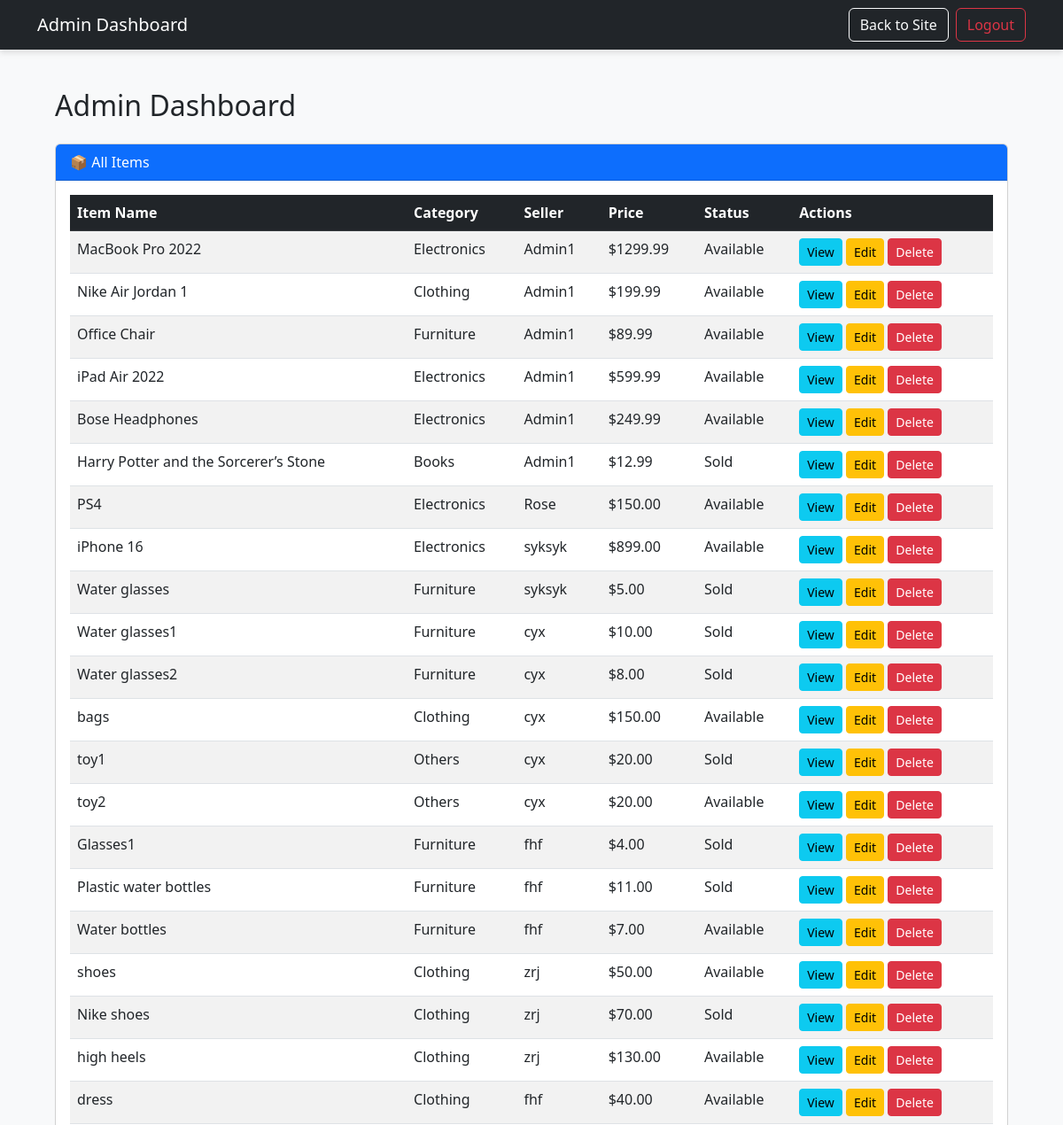
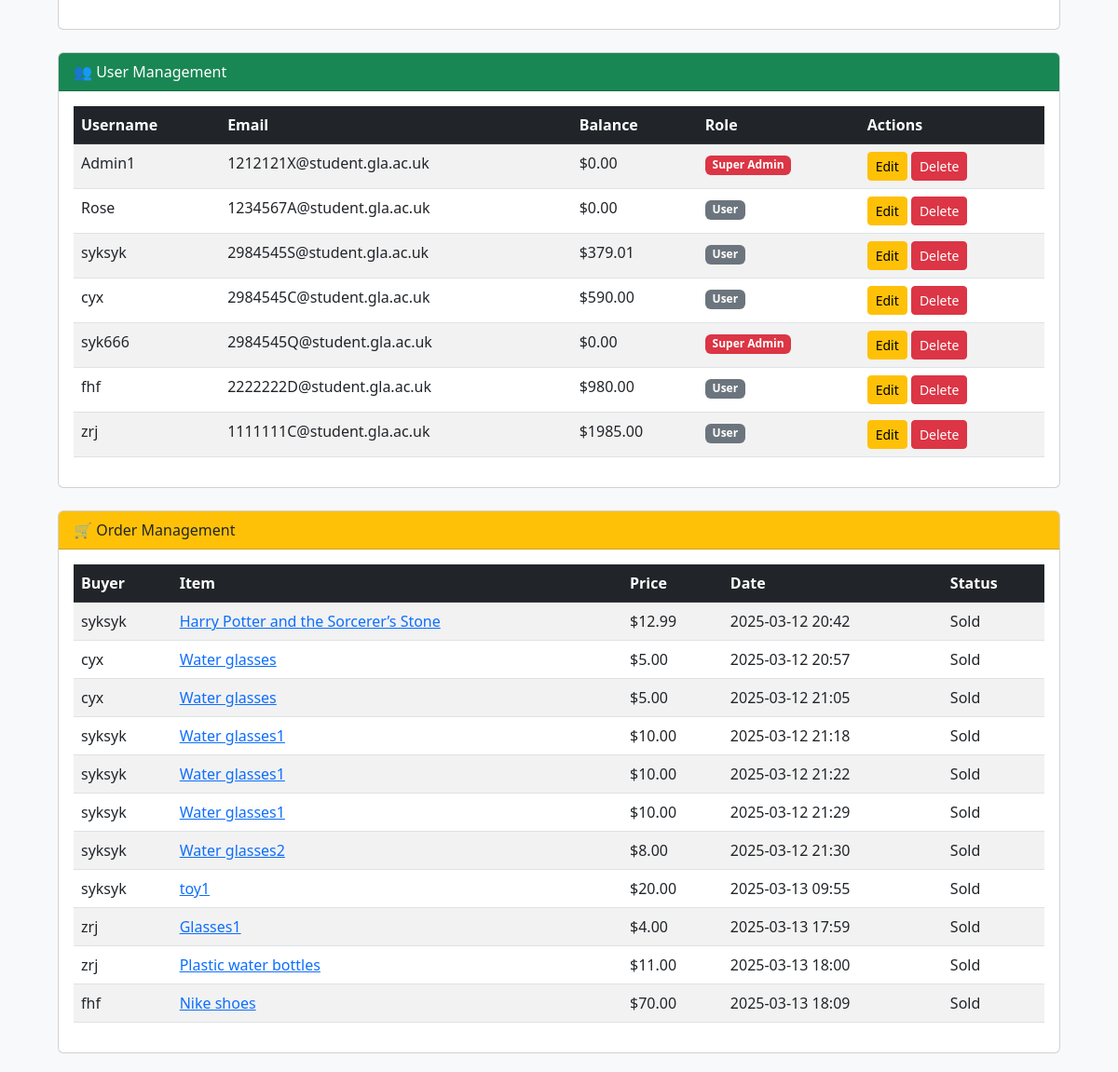
The app's page /admin_dashboard/ (signed in) with its own data (2 pictures, top to bottom).
### marketplace/models.py (models this page shows, shortened)
class Item(models.Model):
    CATEGORY_CHOICES = [
        ('Books', 'Books'),
        ('Electronics', 'Electronics'),
        ('Clothing', 'Clothing'),
        ('Furniture', 'Furniture'),
        ('Others', 'Others'),
    ]
    STATUS_CHOICES = [
        ('Available', 'Available'),
        ('Pending', 'Pending'),
        ('Sold', 'Sold'),
    ]
    name = models.CharField(max_length=200)
    description = models.TextField()
    category = models.CharField(max_length=20, choices=CATEGORY_CHOICES)
    price = models.DecimalField(max_digits=10, decimal_places=2)
    image = models.ImageField(upload_to='items/', null=True, blank=True)
    seller = models.ForeignKey(settings.AUTH_USER_MODEL, on_delete=models.CASCADE)
    status = models.CharField(max_length=20, choices=STATUS_CHOICES, default='Available')
    created_at = models.DateTimeField(auto_now_add=True)

class CustomUser(AbstractUser):
    profile_image = models.ImageField(upload_to='profile_pics/', null=True, blank=True)
    bio = models.TextField(blank=True, null=True)
    email = models.EmailField(unique=True)  # Ensure email is unique
    is_verified = models.BooleanField(default=False)  # Future email verification flag
    balance = models.DecimalField(max_digits=10, decimal_places=2, default=0.00)
    address = models.CharField(max_length=255, blank=True, null=True)  # 新增地址字段

class Transaction(models.Model):
    buyer = models.ForeignKey(settings.AUTH_USER_MODEL, on_delete=models.CASCADE, related_name='purchases')
    item = models.ForeignKey(Item, on_delete=models.CASCADE)
    status = models.CharField(max_length=20, choices=[('Pending', 'Pending'), ('Sold', 'Sold')])
    total_price = models.DecimalField(max_digits=10, decimal_places=2, default=0.00)
    date_initiated = models.DateTimeField(auto_now_add=True)
    date_completed = models.DateTimeField(null=True, blank=True)
    buyer_confirmation = models.BooleanField(default=False)
    seller_confirmation = models.BooleanField(default=False)

### marketplace/views.py (the view)
# urls.py: path('admin_dashboard/', views.admin_dashboard, name='admin_dashboard'),
@login_required
def admin_dashboard(request):
    if not request.user.is_superuser and not request.user.is_staff:
        return redirect('home')  # 不是管理员则跳转到普通用户界面
    users = CustomUser.objects.all()  # 获取所有用户
    items = Item.objects.all()  # 获取所有商品
    transactions = Transaction.objects.all()  # 获取所有交易记录
    return render(request, "marketplace/admin_dashboard.html", {
        "users": users,
        "items": items,
        "transactions": transactions,  # 传递交易数据
    })

### marketplace/templates/marketplace/admin_dashboard.html
{% extends "admin_base.html" %}
{% block content %}
<div class="container mt-4">
    <h2>Admin Dashboard</h2>
    <div class="card mt-4">
        <div class="card-header bg-primary text-white">
            📦 All Items
        </div>
        <div class="card-body">
            <table class="table table-striped">
                <thead class="table-dark">
                    <tr>
                        <th>Item Name</th>
                        <th>Category</th>
                        <th>Seller</th>
                        <th>Price</th>
                        <th>Status</th>
                        <th>Actions</th>
                    </tr>
                </thead>
                <tbody>
                    {% for item in items %}
                        <tr>
                            <td>{{ item.name }}</td>
                            <td>{{ item.category }}</td>
                            <td>{{ item.seller.username }}</td>
                            <td>${{ item.price }}</td>
                            <td>{{ item.status }}</td>
                            <td>
                                <a href="{% url 'item_detail' item.id %}" class="btn btn-info btn-sm">View</a>
                                <a href="{% url 'edit_item' item.id %}" class="btn btn-warning btn-sm">Edit</a>
                                <a href="{% url 'delete_item' item.id %}" class="btn btn-danger btn-sm">Delete</a>
                            </td>
                        </tr>
                    {% empty %}
                        <tr>
                            <td colspan="6" class="text-center">No items available.</td>
                        </tr>
                    {% endfor %}
                </tbody>
            </table>
        </div>
    </div>
    <div class="card mt-4">
        <div class="card-header bg-success text-white">
            👥 User Management
        </div>
        <div class="card-body">
            <table class="table table-striped">
                <thead class="table-dark">
                    <tr>
                        <th>Username</th>
                        <th>Email</th>
                        <th>Balance</th>
                        <th>Role</th>
                        <th>Actions</th>
                    </tr>
                </thead>
                <tbody>
                    {% for user in users %}
                        <tr>
                            <td>{{ user.username }}</td>
                            <td>{{ user.email }}</td>
                            <td>${{ user.balance }}</td>
                            <td>
                                {% if user.is_superuser %}
                                    <span class="badge bg-danger">Super Admin</span>
                                {% elif user.is_staff %}
                                    <span class="badge bg-warning">Staff</span>
                                {% else %}
                                    <span class="badge bg-secondary">User</span>
                                {% endif %}
                            </td>
                            <td>
                                <a href="#" class="btn btn-warning btn-sm">Edit</a>
                                <a href="#" class="btn btn-danger btn-sm">Delete</a>
                            </td>
                        </tr>
                    {% empty %}
                        <tr>
                            <td colspan="5" class="text-center">No users found.</td>
                        </tr>
                    {% endfor %}
                </tbody>
            </table>
        </div>
    </div>
    <div class="card mt-4">
        <div class="card-header bg-warning text-dark">
            🛒 Order Management
        </div>
        <div class="card-body">
            <table class="table table-striped">
                <thead class="table-dark">
                    <tr>
                        <th>Buyer</th>
                        <th>Item</th>
                        <th>Price</th>
                        <th>Date</th>
                        <th>Status</th>
                    </tr>
                </thead>
                <tbody>
                    {% for transaction in transactions %}
                        <tr>
                            <td>{{ transaction.buyer.username }}</td>
                            <td><a href="{% url 'item_detail' transaction.item.id %}">{{ transaction.item.name }}</a></td>
                            <td>${{ transaction.total_price }}</td>
                            <td>{{ transaction.date_initiated|date:"Y-m-d H:i" }}</td>
                            <td>{{ transaction.status }}</td>
                        </tr>
                    {% empty %}
                        <tr>
                            <td colspan="5" class="text-center">No transactions found.</td>
                        </tr>
                    {% endfor %}
                </tbody>
            </table>
        </div>
    </div>
</div>
{% endblock %}

### marketplace/templates/admin_base.html (style rules this page uses)
body { background-color: #f8f9fa; }

### records on screen
Item: name "MacBook Pro 2022", category "Electronics", seller.username "Admin1", price "1299.99", status "Available"
Item: name "Nike Air Jordan 1", category "Clothing", seller.username "Admin1", price "199.99", status "Available"
Item: name "Office Chair", category "Furniture", seller.username "Admin1", price "89.99", status "Available"
Item: name "iPad Air 2022", category "Electronics", seller.username "Admin1", price "599.99", status "Available"
Item: name "Bose Headphones", category "Electronics", seller.username "Admin1", price "249.99", status "Available"
Item: name "Harry Potter and the Sorcerer’s Stone", category "Books", seller.username "Admin1", price "12.99", status "Sold"
Item: name "PS4", category "Electronics", seller.username "Rose", price "150.00", status "Available"
Item: name "iPhone 16", category "Electronics", seller.username "syksyk", price "899.00", status "Available"
Item: name "Water glasses", category "Furniture", seller.username "syksyk", price "5.00", status "Sold"
Item: name "Water glasses1", category "Furniture", seller.username "cyx", price "10.00", status "Sold"
Item: name "Water glasses2", category "Furniture", seller.username "cyx", price "8.00", status "Sold"
Item: name "bags", category "Clothing", seller.username "cyx", price "150.00", status "Available"
Item: name "toy1", category "Others", seller.username "cyx", price "20.00", status "Sold"
Item: name "toy2", category "Others", seller.username "cyx", price "20.00", status "Available"
Item: name "Glasses1", category "Furniture", seller.username "fhf", price "4.00", status "Sold"
Item: name "Plastic water bottles", category "Furniture", seller.username "fhf", price "11.00", status "Sold"
Item: name "Water bottles", category "Furniture", seller.username "fhf", price "7.00", status "Available"
Item: name "shoes", category "Clothing", seller.username "zrj", price "50.00", status "Available"
Item: name "Nike shoes", category "Clothing", seller.username "zrj", price "70.00", status "Sold"
Item: name "high heels", category "Clothing", seller.username "zrj", price "130.00", status "Available"
Item: name "dress", category "Clothing", seller.username "fhf", price "40.00", status "Available"
CustomUser: username "Admin1", email "1212121X@student.gla.ac.uk", balance "0.00", is_superuser "Super Admin"
CustomUser: username "Rose", email "1234567A@student.gla.ac.uk", balance "0.00", is_superuser "User"
CustomUser: username "syksyk", email "2984545S@student.gla.ac.uk", balance "379.01", is_superuser "User"
CustomUser: username "cyx", email "2984545C@student.gla.ac.uk", balance "590.00", is_superuser "User"
CustomUser: username "syk666", email "2984545Q@student.gla.ac.uk", balance "0.00", is_superuser "Super Admin"
CustomUser: username "fhf", email "2222222D@student.gla.ac.uk", balance "980.00", is_superuser "User"
CustomUser: username "zrj", email "1111111C@student.gla.ac.uk", balance "1985.00", is_superuser "User"
